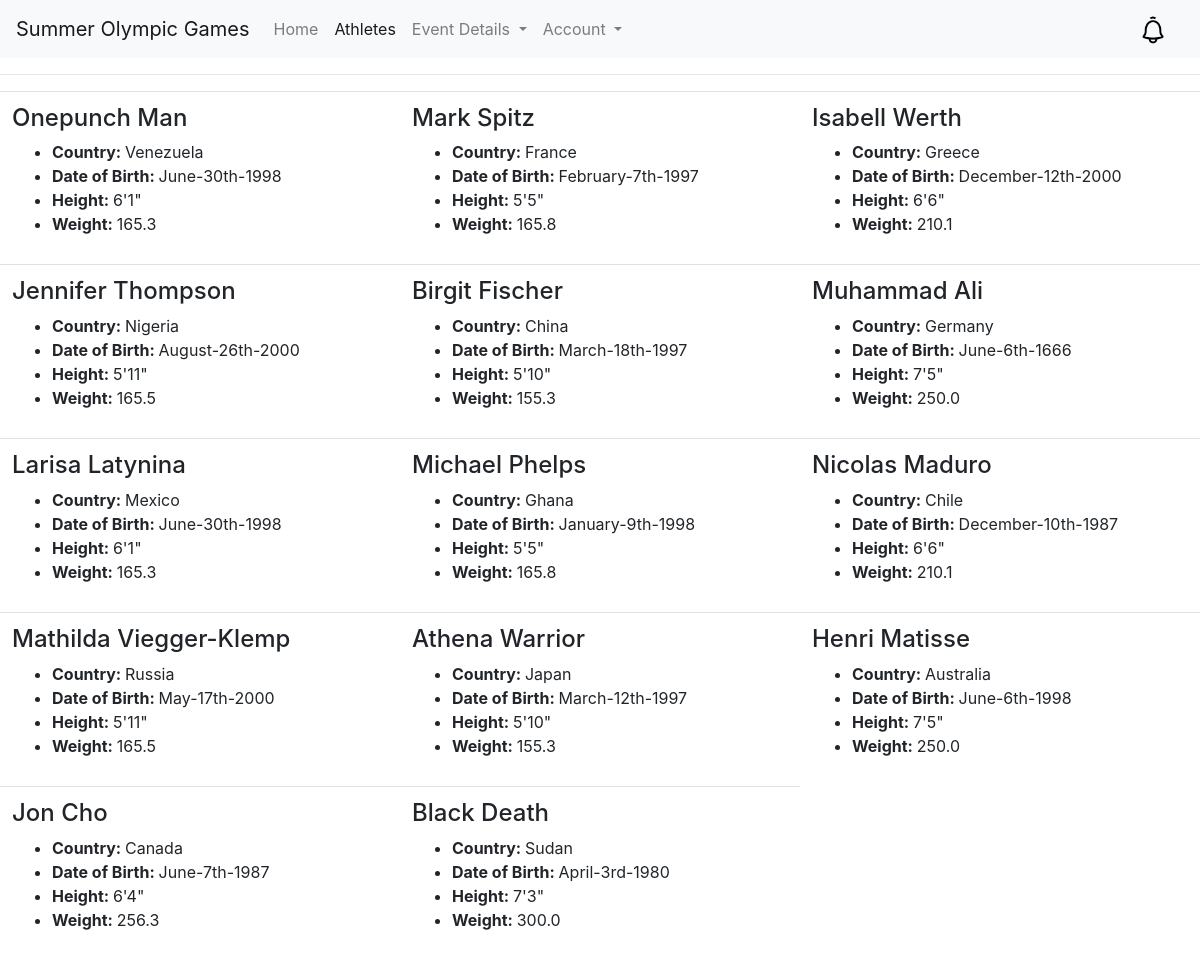
Screenshot of /athletePage.php with the database file from the repository.
### tables this page shows
CREATE TABLE IF NOT EXISTS athletes(
    id INT,
    country VARCHAR(30) NOT NULL,
    heightFeet INT(1),
    heightInch INT(2),
    wgt FLOAT(4,1),
    DOB DATE,  
    FOREIGN KEY (id) REFERENCES users(id) ON DELETE CASCADE,
    PRIMARY KEY (id)
);

CREATE TABLE IF NOT EXISTS users(
    id INT AUTO_INCREMENT,
    firstName VARCHAR(30) NOT NULL,
    lastName VARCHAR(30) NOT NULL,
    email VARCHAR(30) NOT NULL UNIQUE,
    password VARCHAR(64) NOT NULL,
    access VARCHAR(1) DEFAULT 'P',  
    phone VARCHAR(24),
    notify BIT DEFAULT 0,
    PRIMARY KEY (id)
);

### athletePage.php (the view, shortened to what this page needs)
<?php
require "header.php";
 ?>
<nav class="navbar navbar-expand-lg navbar-light bg-light">
  <a class="navbar-brand" href="index.php">Summer Olympic Games</a>
  <div class="collapse navbar-collapse" id="navbarNavAltMarkup">
    <div class="navbar-nav">
      <a class="nav-item nav-link" href="index.php">Home <span class="sr-only">(current)</span></a>
      <a class="nav-item nav-link active" href="athletePage.php">Athletes</a>
      <li class="nav-item dropdown">
        <a class="nav-link dropdown-toggle" href="#" id="navbarDropdownMenuLink" data-toggle="dropdown" aria-haspopup="true" aria-expanded="false">
          Event Details
        </a>
      </li>
      <li class="nav-item dropdown">
        <a class="nav-link dropdown-toggle" href="#" id="navbarDropdownMenuLink" data-toggle="dropdown" aria-haspopup="true" aria-expanded="false">
          Account
        </a>
      </li>
    </div>
</div>
<div class="bell">
    <a class="navbar-brand float-right" href="notificationPage.php">
          <img src="assets/bell.png" height="30" alt="">
        </a>
</div>
</nav>
<div class="athletePage_container">
    <hr>
    <?php
    $query1 = "SELECT firstName, lastName, country, DATE_FORMAT(DOB, '%M-%D-%Y') AS DOB, heightFeet, heightInch, wgt FROM athletes INNER JOIN users ON athletes.id=users.id";
    echo "<table class=\"table\">";
    $query1_result = mysqli_query($mysqli, $query1);
    $counter = 1;
    echo"<tr>";
    while($row = mysqli_fetch_array($query1_result)) {
        echo "<td><h4>" . $row['firstName'] . " " . $row['lastName'] . "</h4><ul><li><strong>Country: </strong>" . $row['country'] . "</li><li><strong>Date of Birth: </strong>" .
            $row['DOB'] . "</li><li><strong>Height: </strong>" . $row['heightFeet'] ."'". $row['heightInch']."\""."</li><li><strong>Weight: </strong>" . $row['wgt']  . "</ul></td>";
        if($counter % 3 == 0) {
            echo"</tr>";
            echo"<tr>";
        }
        $counter++;
    }
    echo"</tr>";
    echo "</table>"
    ?>
</div>

### header.php (shortened to what this page needs)
<!DOCTYPE html>
<html lang="en">
  <head>
     <link rel="stylesheet" type="text/css" href="ourStyle2.css">
     <link rel="stylesheet" href="https://maxcdn.bootstrapcdn.com/bootstrap/4.0.0/css/bootstrap.min.css"></head>
  </head>
  <body>

### ourStyle2.css (style rules this page uses)
body { margin: 0; padding: 0; background: white no-repeat center center fixed; -webkit-background-size: cover; -moz-background-size: cover; -o-background-size: cover; background-size: cover; }
nav { display: flex; justify-content: space-around; align-items: center; min-height: 1vh; background: transparent; }
.athletePage_container table { width: 100%; }
.athletePage_container td { height: 10em; width: 12em; }

### rows the page displays
athletes: id.firstName "Onepunch", id.lastName "Man", country "Venezuela", DOB "June-30th-1998", heightFeet "6", heightInch "1", wgt "165.3"
athletes: id.firstName "Mark", id.lastName "Spitz", country "France", DOB "February-7th-1997", heightFeet "5", heightInch "5", wgt "165.8"
athletes: id.firstName "Isabell", id.lastName "Werth", country "Greece", DOB "December-12th-2000", heightFeet "6", heightInch "6", wgt "210.1"
athletes: id.firstName "Jennifer", id.lastName "Thompson", country "Nigeria", DOB "August-26th-2000", heightFeet "5", heightInch "11", wgt "165.5"
athletes: id.firstName "Birgit", id.lastName "Fischer", country "China", DOB "March-18th-1997", heightFeet "5", heightInch "10", wgt "155.3"
athletes: id.firstName "Muhammad", id.lastName "Ali", country "Germany", DOB "June-6th-1666", heightFeet "7", heightInch "5", wgt "250.0"
athletes: id.firstName "Larisa", id.lastName "Latynina", country "Mexico", DOB "June-30th-1998", heightFeet "6", heightInch "1", wgt "165.3"
athletes: id.firstName "Michael", id.lastName "Phelps", country "Ghana", DOB "January-9th-1998", heightFeet "5", heightInch "5", wgt "165.8"
athletes: id.firstName "Nicolas", id.lastName "Maduro", country "Chile", DOB "December-10th-1987", heightFeet "6", heightInch "6", wgt "210.1"
athletes: id.firstName "Mathilda", id.lastName "Viegger-Klemp", country "Russia", DOB "May-17th-2000", heightFeet "5", heightInch "11", wgt "165.5"
athletes: id.firstName "Athena", id.lastName "Warrior", country "Japan", DOB "March-12th-1997", heightFeet "5", heightInch "10", wgt "155.3"
athletes: id.firstName "Henri", id.lastName "Matisse", country "Australia", DOB "June-6th-1998", heightFeet "7", heightInch "5", wgt "250.0"
athletes: id.firstName "Jon", id.lastName "Cho", country "Canada", DOB "June-7th-1987", heightFeet "6", heightInch "4", wgt "256.3"
athletes: id.firstName "Black", id.lastName "Death", country "Sudan", DOB "April-3rd-1980", heightFeet "7", heightInch "3", wgt "300.0"
